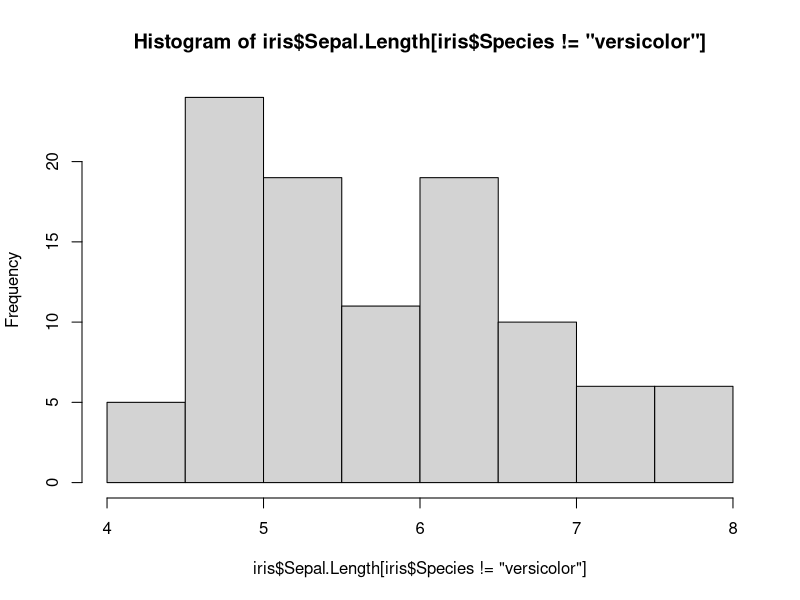
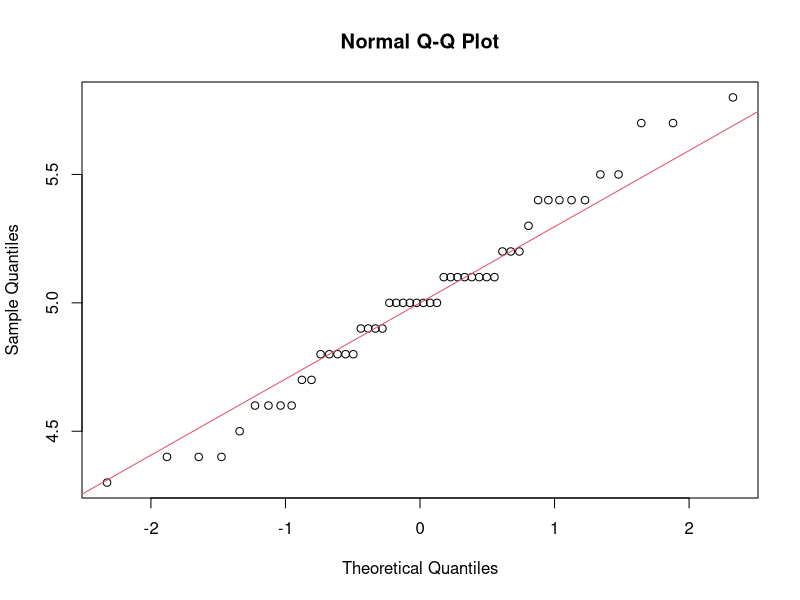
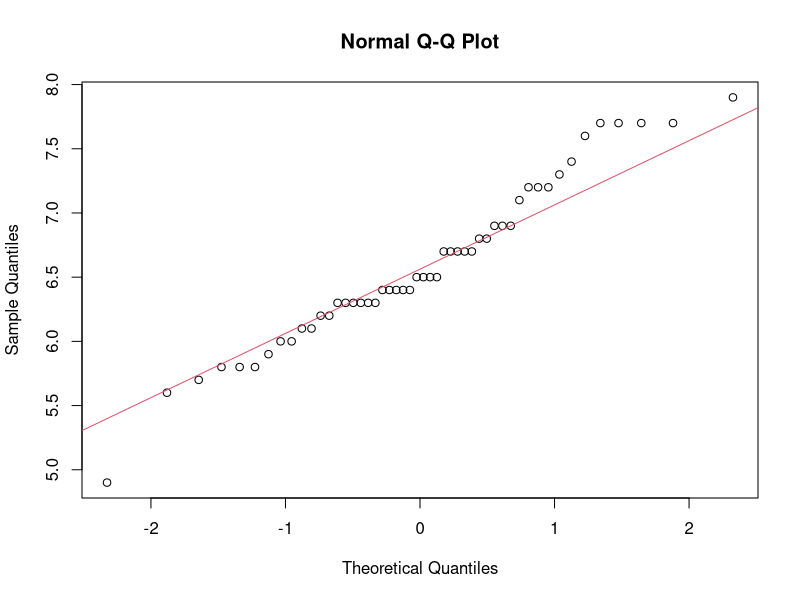
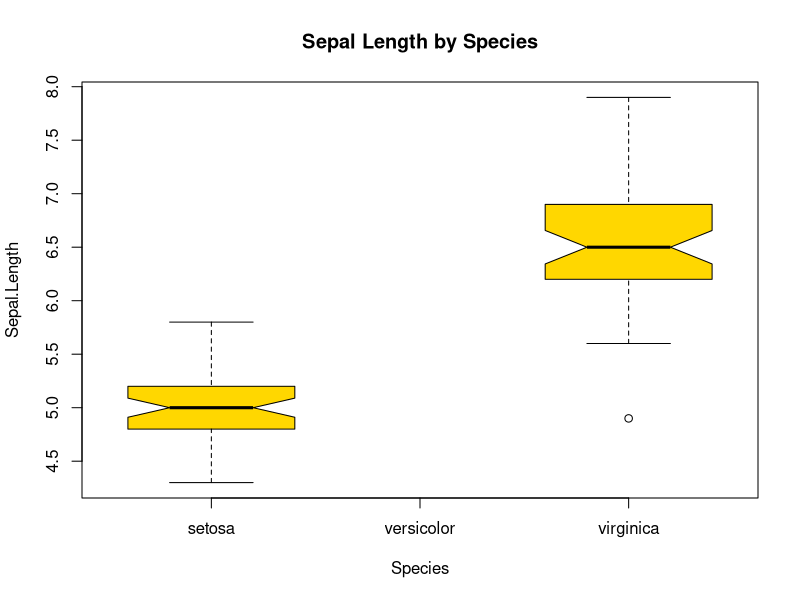

Here is the R script that generated these plots, in order:
# Example R Script for Intro To R & GITHUB
# Elise Larsen, 2019-01-09

#### OUTLINE
# 1. Example script for Intro to R, week 1 activity
# 2. Instructions for how to use this file in Intro to Github

# 1. Intro to R: Example script

#Looking at an existing dataset in R
summary(iris)

#iris data has 3 species. I select 2 to compare. There are many ways to do this. 
setosa.sl<-iris$Sepal.Length[iris$Species=="setosa"]
virginica.sl<-subset(iris$Sepal.Length, iris$Species=="virginica")

#analysis: t-test?

#test assumptions: Normality, Equal Variance

#Normality
hist(iris$Sepal.Length[iris$Species!='versicolor'])
## Perform the test
shapiro.test(setosa.sl)
shapiro.test(virginica.sl)

## Plot using a qqplot
qqnorm(setosa.sl);qqline(setosa.sl, col = 2)
qqnorm(virginica.sl);qqline(virginica.sl, col = 2)

#Equal variance
var(setosa.sl)
var(virginica.sl)
### DOES NOT PASS ASSUMPTION. Cannot use t.test()

##MANN WHITNEY U TEST / WILCOXON RANK  SUM TEST
# Wilcoxon rank sum test
wilcox.test(setosa.sl,virginica.sl)

## CONCLUSION: REJECT the idea that sepal lengths are the same between setosa and virginica species
## Sepal Lengths differ between species

##Plot sepal lengths by species
boxplot(Sepal.Length~Species, data=iris[iris$Species!="versicolor",], notch=TRUE,
        col=("gold"),
        main="Sepal Length by Species", xlab="Species")




#####################  END INTRO TO R HERE ###################




## 2. Intro to Github: Instructions 
##    ALL LINES BELOW COMMENTED OUT BUT YOU WILL RUN SOME OF THEM
##
## AFTER creating Github account, keep Github credentials available. 
## If you haven't already: 

## A. Configure Github:
## install if needed (do this exactly once):
## RUN:
# install.packages("usethis")

##configure name & email using your own name and email and then RUN:
#library(usethis)
#use_git_config(user.name = "YOUR NAME", user.email = "YOUREMAIL@georgetown.edu")

## B. Create a new RStudio project, select Version Control, Git, and use this repository link:
## https://github.com/leslieries/AdvancedModelsCourse
## On the top left panel, you'll now see a "Git" tab. 
## Within the git tab, the branch of the git repository you are on is int he top right corner. 
## The default is "master"
## Use the icon to the left to create a new branch  
## Edit this file in that branch.
## Commit the changes to your branch (include a commit message).

### FOR THE FOLLOWING, YOU WILL NEED TO BE ADDED AS A COLLABORATOR ON GITHUB.
# Switch to master branch.
# Merge branches (using shell in Tools menu).
# Push changes to origin.


